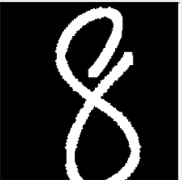
#> input picture Picture_execute/eight.png, 182 x 180 px, given in place of eight.jpg, which was not available
$ python tes.py
#> lines starting #> are read from the running program, lines starting #| are printed output that depends on the picture; after the words box and inside, x2 and y2 are one past the last pixel; in counts of white or black regions, pixels touching at a corner belong together; pictures that were not available may be replaced by others from this repository, and a replacement may not be noted
import cv2 as cv
import numpy as np

# 1.导入图片
img_org = cv.imread('./eight.jpg', cv.IMREAD_GRAYSCALE)
#> img_org: shape (180, 182); min 0, max 255, mean 44.3

# 2.二值化处理
ret, img_bin = cv.threshold(img_org, 128, 255, cv.THRESH_BINARY_INV)
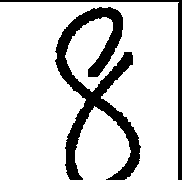
#> img_bin: shape (180, 182); 82.5% white; 2 black regions, box (x1, y1, x2, y2) and area: (55, 7, 141, 180) 4671, (0, 0, 182, 180) 1075

# 3.细化前处理
kernel = np.ones((3, 3), np.uint8)
img_bin = cv.erode(img_bin, kernel, iterations=1)
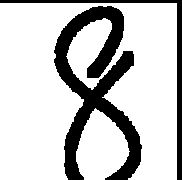
#> img_bin: shape (180, 182); 77.7% white; 2 black regions, box (x1, y1, x2, y2) and area: (54, 6, 142, 180) 5864, (0, 0, 182, 180) 1431
img_bin = cv.dilate(img_bin, kernel, iterations=1)
#> img_bin: shape (180, 182); 82.4% white; 2 black regions, box (x1, y1, x2, y2) and area: (55, 7, 141, 180) 4693, (0, 0, 182, 180) 1076

# 4.细化处理
img_thinning = cv.ximgproc.thinning(img_bin, thinningType=cv.ximgproc.THINNING_ZHANGSUEN)
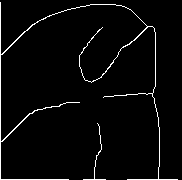
#> img_thinning: shape (180, 182); 3.2% white in thin lines or dots

# 5.显示结果
cv.imshow('img_org', img_org)
cv.imshow('img_bin', img_bin)
cv.imshow('img_thinning', img_thinning)

cv.waitKey()
cv.destroyAllWindows()
